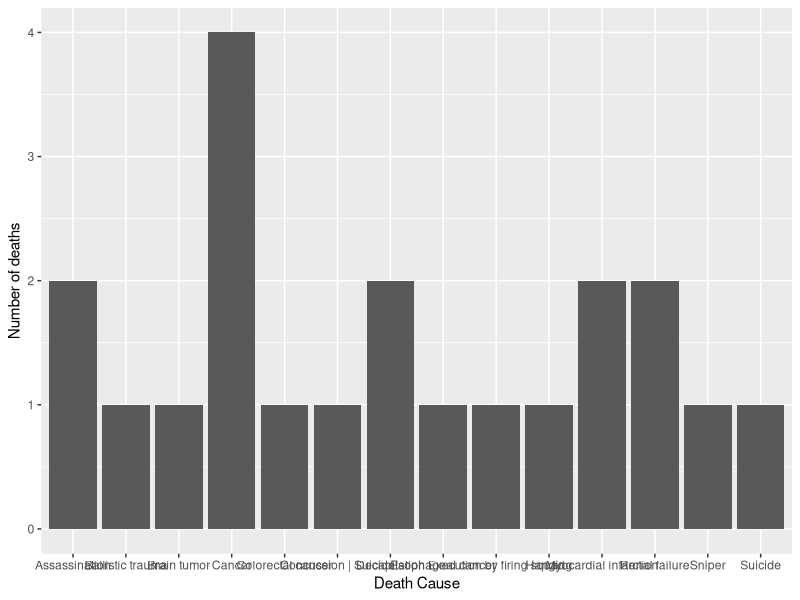
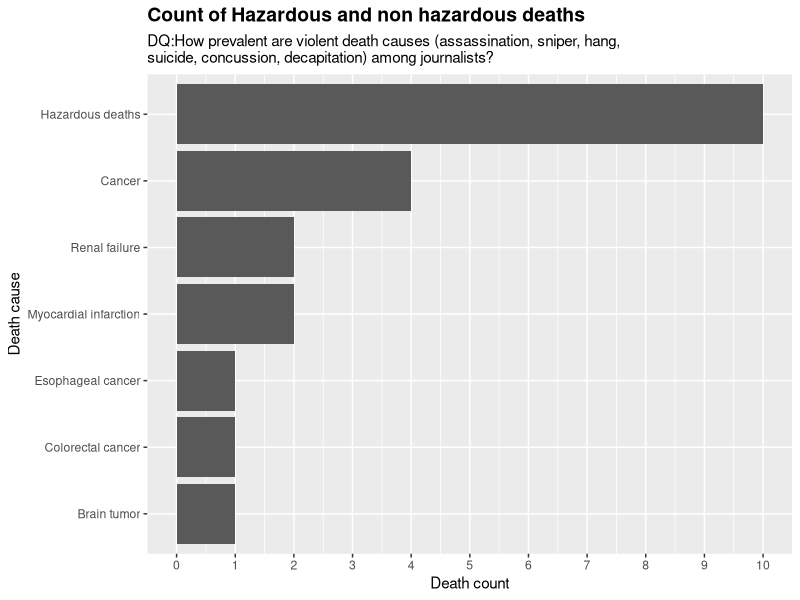
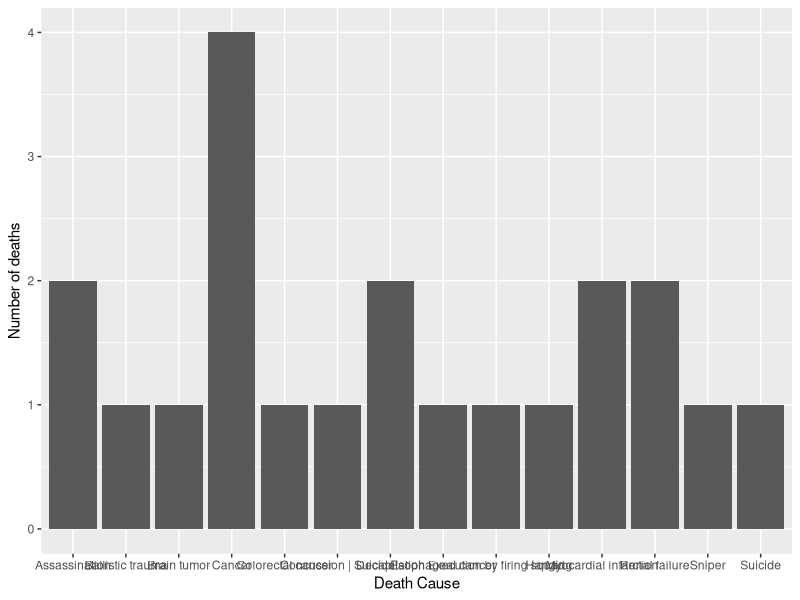
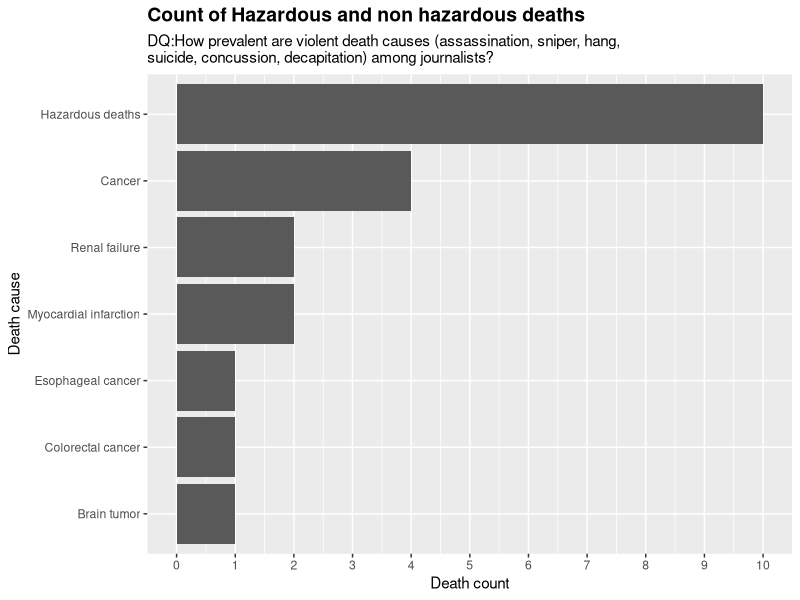

The R script that drew these images, in order:
library(tidyverse)
library(dplyr)


d <- read_csv("journalists.csv")
# Then convert  the JSON data to dataframe
df <- d|>
  select(death_cause ='ontology/deathCause_label', death_place ='ontology/deathPlace_label')|>
  na.omit()|>
  count(death_cause, sort = TRUE)|>
  rename(death_counts = n)|>
  #filter(death_counts > 1)
  #filter(death_counts != 'Systemic lupus erythematosus' |death_counts != 'Stroke'|death_counts !='Scrub typhus'|death_counts !='Respiratory disease'|death_counts !='Pneumonia'|death_counts !='Mesothelioma'|death_counts !='Intracranial aneurysm'|death_counts !='Endocarditis'|death_counts !='Apoplexy'|death_counts !='Aorta | Aneurysm'|death_counts !='Amyotrophic lateral sclerosis')
  filter(death_cause == 'Brain tumor'|death_cause =='Cancer'|death_cause =='Assassination'|death_cause =='Decapitation'|death_cause =='Brain tumor'|death_cause =='Colorectal cancer'|death_cause =='Myocardial infarction'|death_cause =='Renal failure'|death_cause =='Ballistic trauma'|death_cause =='Colorectal cancer'|death_cause =='Concussion | Suicide'|death_cause =='Esophageal cancer'|death_cause =='Execution by firing squad'|death_cause =='Hanging'|death_cause =='Sniper'|death_cause =='Suicide')

print(df, n=40)

#Exploring data set
#glimpse(d)
#distinct(data_frame)
#head(data_frame)

ggplot(data = df) +
  aes(x = death_cause, y=death_counts) +
    labs(x="Death Cause", y='Number of deaths')+
  geom_bar(stat="summary")
ggsave("Causes_of_death_ungrouped.pdf",width=10,height=10)

new_df <- df|>
  pivot_wider(names_from=death_cause, values_from=death_counts)|>
  mutate(`Hazardous deaths`= Assassination + Decapitation+`Ballistic trauma`+ `Concussion | Suicide` +`Execution by firing squad`+ Hanging + Sniper +Suicide)|>
  pivot_longer(c(`Hazardous deaths`,Cancer,`Myocardial infarction`, `Renal failure`,`Brain tumor`, `Colorectal cancer`, `Esophageal cancer`))|>
  rename(Death_cause=name, Death_counts=value)|>
  select(Death_cause,Death_counts)|>
  arrange(desc(Death_counts))
  #grouped_hazard_deaths =group_by('Assassination', 'Decapitation','Ballistic trauma','Concussion|Suicide','Hanging','Sniper','Suicide')

print(new_df)

ggplot(data = new_df) +
  # arrange(desc(new_df))+
  aes(x =Death_counts,y= reorder(Death_cause,Death_counts)) +
    labs(x="Death count", y="Death cause", title = "Count of Hazardous and non hazardous deaths", subtitle= "DQ:How prevalent are violent death causes (assassination, sniper, hang,
suicide, concussion, decapitation) among journalists?")+
  theme(plot.title = element_text(face="bold", size= 14))+
  geom_col()+
  scale_x_continuous(breaks = seq(0, 12, by = 1))
ggsave("Causes_of_death_grouped.png",width=10,height=10)

